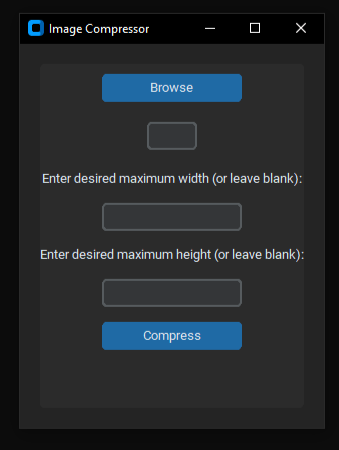

The script that saved this image:
import os
from PIL import Image
import tkinter as tk  
from customtkinter import CTk, CTkButton, CTkEntry, CTkLabel, CTkFrame
from tkinter import filedialog

def compress_image(image_path, output_path, quality, max_width=None, max_height=None):
  image = Image.open(image_path)
  if max_width or max_height:
    image.thumbnail((max_width, max_height))

  if image.format.upper() in ("JPEG", "WEBP"):
    image.save(output_path, quality=quality)
  else:
    image.convert('RGB').save(output_path, 'JPEG', quality=quality)

def select_and_compress():
  def browse_image():
    filename = filedialog.askopenfilename(title="Select Image", filetypes=[("Image Files", "*.jpg *.jpeg *.png")])
    if filename:
        entry.delete(0, tk.END)  # Use tk.END for standard deletion
        entry.insert(0, filename)


  def compress():
    image_path = entry.get()
    if image_path:
      filename, _ = os.path.splitext(image_path)
      output_path = f"{filename}_compressed.jpg"

      max_width = int(width_entry.get() or 0)
      max_height = int(height_entry.get() or 0)

      compress_image(image_path, output_path, 75, max_width, max_height)
      result_label.configure(text=f"Image compressed and saved as: {output_path}")

  root = CTk()
  root.title("Image Compressor")

  # Create a frame to group interface elements (optional for better organization)
  content_frame = CTkFrame(master=root)
  content_frame.pack(padx=20, pady=20)

  browse_button = CTkButton(master=content_frame, text="Browse", command=browse_image)
  browse_button.pack(pady=10)

  entry = CTkEntry(master=content_frame, width=50)
  entry.pack(pady=10)

  width_label = CTkLabel(master=content_frame, text="Enter desired maximum width (or leave blank):")
  width_label.pack(pady=5)

  width_entry = CTkEntry(master=content_frame)
  width_entry.pack(pady=5)

  height_label = CTkLabel(master=content_frame, text="Enter desired maximum height (or leave blank):")
  height_label.pack(pady=5)

  height_entry = CTkEntry(master=content_frame)
  height_entry.pack(pady=5)

  compress_button = CTkButton(master=content_frame, text="Compress", command=compress)
  compress_button.pack(pady=10)

  result_label = CTkLabel(master=content_frame, text="")
  result_label.pack(pady=10)

  root.mainloop()

if __name__ == "__main__":
  select_and_compress()
